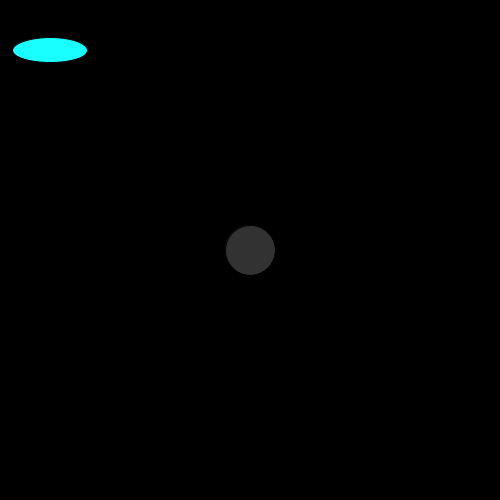
Frame 1 (no input)
Frame 60 (the mouse pressed at the canvas centre just before this capture): identical to frame 1, image omitted
Frame 120 (the mouse held since frame 60 and released just before this capture): identical to frame 1, image omitted

The Processing sketch that drew this single still picture (run headless with seeded random() and noise(); from frame 60 on, the mouse is pressed at the canvas centre):

// Processing sketch: basics
// ── basics.pde
/*
 * Example of using basics
 */

void settings() {
  size(500, 500);
}

void setup() {
  
}

//draw an ever-growing circle
void draw() {
  background(0);
  fill(25, 255, 255);
  ellipse(50, 50, 75, 25);
  fill(50);
  ellipse(250, 250, 50, 50);
}
